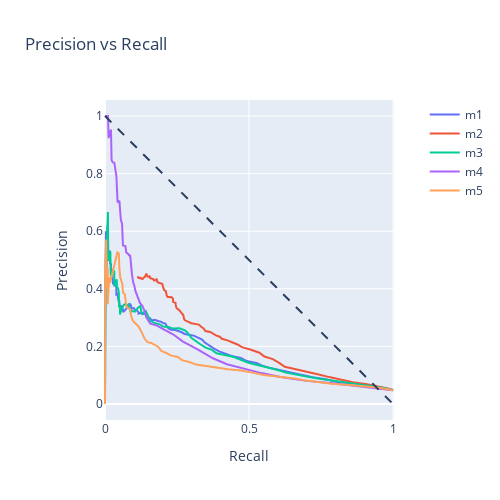

The notebook cell saved with this chart:
### Markdown cell above
### Precision recall metrics

### Code cell
fig = go.Figure()

fig.add_shape(
    type='line', line=dict(dash='dash'),
    x0=0, x1=1, y0=1, y1=0
)


for model_key in models:
    
    fig.add_trace(
        go.Scatter(
            x=dfprofit[model_key + '_rcl'], 
            y=dfprofit[model_key + '_prc'],
            mode='lines',
            name=model_key
        )
    )
    

fig.update_layout(
    title='Precision vs Recall',
    xaxis_title='Recall',
    yaxis_title='Precision',
    yaxis=dict(scaleanchor="x", scaleratio=1),
    xaxis=dict(constrain='domain'),
    width=500, height=500,
)

fig.show()

### Figure 1 — Plotly figure (JSON) as saved in the notebook; plotly's stock layout.template omitted (floating-point values rounded to 4 significant figures; data arrays with more than 128 entries replaced by an {"elided": "..."} marker saying what was removed)
{"data": [{"mode": "lines", "name": "m1", "type": "scatter", "x": {"elided": "200 float values"}, "y": {"elided": "200 float values"}}, {"mode": "lines", "name": "m2", "type": "scatter", "x": {"elided": "200 float values"}, "y": {"elided": "200 float values"}}, {"mode": "lines", "name": "m3", "type": "scatter", "x": {"elided": "200 float values"}, "y": {"elided": "200 float values"}}, {"mode": "lines", "name": "m4", "type": "scatter", "x": {"elided": "200 float values"}, "y": {"elided": "200 float values"}}, {"mode": "lines", "name": "m5", "type": "scatter", "x": {"elided": "200 float values"}, "y": {"elided": "200 float values"}}], "layout": {"height": 500, "shapes": [{"line": {"dash": "dash"}, "type": "line", "x0": 0, "x1": 1, "y0": 1, "y1": 0}], "title": {"text": "Precision vs Recall"}, "width": 500, "xaxis": {"autorange": true, "constrain": "domain", "domain": [0.06587, 0.9341], "range": [-0.003472, 1.003], "title": {"text": "Recall"}, "type": "linear"}, "yaxis": {"autorange": true, "domain": [0, 1], "range": [-0.05556, 1.056], "scaleanchor": "x", "scaleratio": 1, "title": {"text": "Precision"}, "type": "linear"}}}
